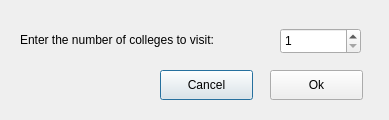
<?xml version="1.0" encoding="UTF-8"?>
<ui version="4.0">
 <class>ASUDialog</class>
 <widget class="QDialog" name="ASUDialog">
  <property name="geometry">
   <rect>
    <x>0</x>
    <y>0</y>
    <width>389</width>
    <height>120</height>
   </rect>
  </property>
  <property name="windowTitle">
   <string>Dialog</string>
  </property>
  <widget class="QLabel" name="label_number">
   <property name="geometry">
    <rect>
     <x>20</x>
     <y>30</y>
     <width>251</width>
     <height>20</height>
    </rect>
   </property>
   <property name="text">
    <string>Enter the number of colleges to visit:</string>
   </property>
  </widget>
  <widget class="QSpinBox" name="box_number">
   <property name="geometry">
    <rect>
     <x>280</x>
     <y>28</y>
     <width>81</width>
     <height>26</height>
    </rect>
   </property>
   <property name="minimum">
    <number>1</number>
   </property>
  </widget>
  <widget class="QPushButton" name="button_cancel">
   <property name="geometry">
    <rect>
     <x>160</x>
     <y>70</y>
     <width>93</width>
     <height>30</height>
    </rect>
   </property>
   <property name="text">
    <string>Cancel</string>
   </property>
  </widget>
  <widget class="QPushButton" name="button_ok">
   <property name="geometry">
    <rect>
     <x>270</x>
     <y>70</y>
     <width>93</width>
     <height>30</height>
    </rect>
   </property>
   <property name="text">
    <string>Ok</string>
   </property>
  </widget>
 </widget>
 <resources/>
 <connections/>
</ui>
